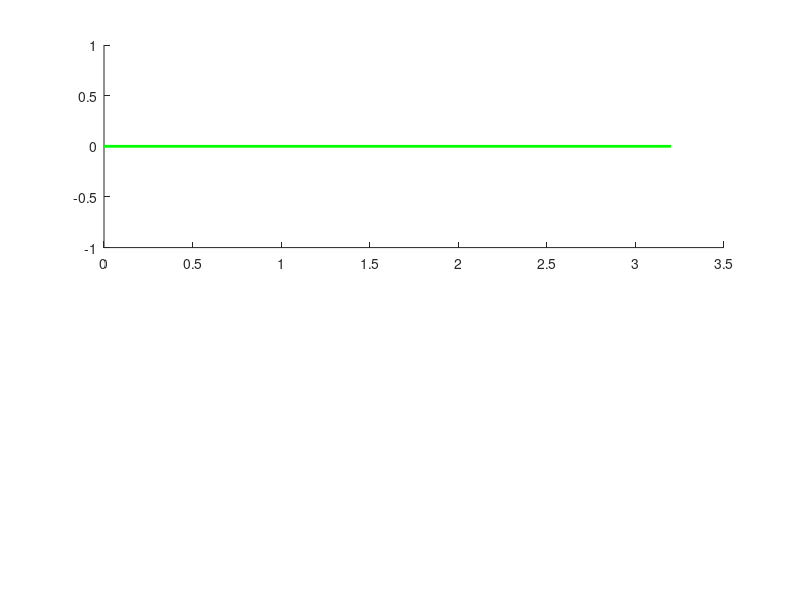

Recreate this plot in MATLAB. (Note: this script raises an error after producing the figure.)
clc; clear all;
L1=3.2;L2=20;L3=7.5;L0=5;L=20;
F_friction = 5;
t=0:0.05:7;
ang_speed =2;
theta = ang_speed*t;
A = [0;0];
D = L0*[-3;1];
F = D+[-5;0];
B = L1*[cos(theta);sin(theta)];
alpha = atan(-1/3)+pi;
theta2 = alpha-theta;
D_mag = 5*sqrt(10);
E = sqrt((D_mag*cos(alpha)-L1*cos(theta)).^2 + (D_mag*sin(alpha)- L1*sin(theta)).^2);
beta = acos((E.^2 + L2^2 - L3^2)./(2*E*L2));
gamma=-asin((D_mag*sin(alpha)-L1*sin(theta))./E)+pi;
omega=asin((L0-(L1*sin(theta)+L2*sin(gamma+beta)))/L3);
theta4 = pi-alpha+omega;
C = [(L1*cos(theta)+L2*cos(gamma+beta));(L1*sin(theta)+L2*sin(gamma+beta))];
delta = 0.874553;
E = D+[(L*cos(omega+delta));(L*sin(omega+delta))];
G = E+[-5;0];
E_up=D+[(L*cos(omega+delta));(L*sin(omega+delta))+10];
E_down=D+[(L*cos(omega+delta));(L*sin(omega+delta))-10];
E_x=E(1,:);
E_y=E(2,:);
E_vx = diff(E_x)./diff(t);
E_vy = diff(E_y)./diff(t);
E_v = sqrt(E_vx.^2 + E_vy.^2);
A_torque=(F_friction/ang_speed)*E_v;

Jacob= (L1/L3)*((L3*sin(theta2-theta4)+D_mag*sin(theta2)) ./ (L1*sin(theta2-theta4)+D_mag*sin(theta4)));
J_theta2 = (D_mag*L1*sin(theta4)/L3).*((D_mag*cos(theta2)+L3*cos(theta2-theta4)-L1)./((L1*sin(theta2-theta4)+D_mag*sin(theta4)).^2));
J_theta4 = (D_mag*L1*sin(theta2)/L3).*((D_mag*cos(theta4)+L1*cos(theta2-theta4)-L3)./((L1*sin(theta2-theta4)+D_mag*sin(theta4)).^2));
ang_acc_D=(ang_speed^2)*(J_theta2+Jacob.*J_theta4);

for i=1:length(t)
    ani = subplot(2,1,1);
    L1_bar=line([A(1) B(1,i)],[A(2) B(2,i)],'Color','green','linewidth',2);
    L2_bar=line([B(1,i) C(1,i)],[B(2,i) C(2,i)],'Color',[0.5 0 0.5 0.8],'linewidth',2);
    L3_bar=line([C(1,i) D(1)],[C(2,i) D(2)],'Color','c','linewidth',2);
    L_bar_fixed=line([E_down(1,i) E_up(1,i)],[E_down(2,i) E_up(2,i)],'Color',[0.8 1 0 0.25],'linewidth',3);
    L_bar=line([E_down(1,i) E_up(1,i)],[E_down(2,i) E_up(2,i)],'Color',[0.4940 0.1840 0.5560],'linewidth',2);
    L4_bar=line([D(1) E(1,i)],[D(2) E(2,i)],'Color','c','linewidth', 2);
    L5_bar=line([F(1) G(1,i)],[F(2) G(2,i)],'Color',[1 0 1],'linewidth',2);
    L6_bar=line([G(1,i) E(1,i)],[G(2,i) E(2,i)],'Color',[0.4940 0.1840 0.5560],'linewidth',2);
    A_circle = viscircles(A',0.15);
    B_circle = viscircles(B(:,i)',0.15);
    C_circle = viscircles(C(:,i)',0.15);
    D_circle = viscircles(D',0.15);
    E_circle = viscircles(E(:,i)',0.15);
    F_circle = viscircles(F',0.15);
    G_circle = viscircles(G(:,i)',0.15);
    axis(ani,'equal');
    set(gca,'XLim',[-35 5],'YLim',[-5 35]);
    str1 = 'E';
    str2 = ['Time elapsed' num2str(t(i)) 's'];
    time = text(-2,6,str2);
    pause(0.0000005);

    if(i < length(t))
        delete(A_circle);
        delete(B_circle);
        delete(C_circle);
        delete(D_circle);
        delete(E_circle);
        delete(F_circle);
        delete(G_circle);
        delete(L1_bar);
        delete(L2_bar);
        delete(L3_bar);
        delete(L4_bar);
        delete(L_bar);
        delete(L5_bar);
        delete(L6_bar);
        delete(time);
        vel = subplot(2,1,2);
        plot(vel,t(1:i),E_v(1:i));
        set(vel,'XLim',[0 7],'YLim',[0 40]);
        xlabel(vel,'Time (s)');
        ylabel(vel,'Amplitude (m/s)');
        title(vel,'Speed of E vs Time');
        grid on;

    end
end
